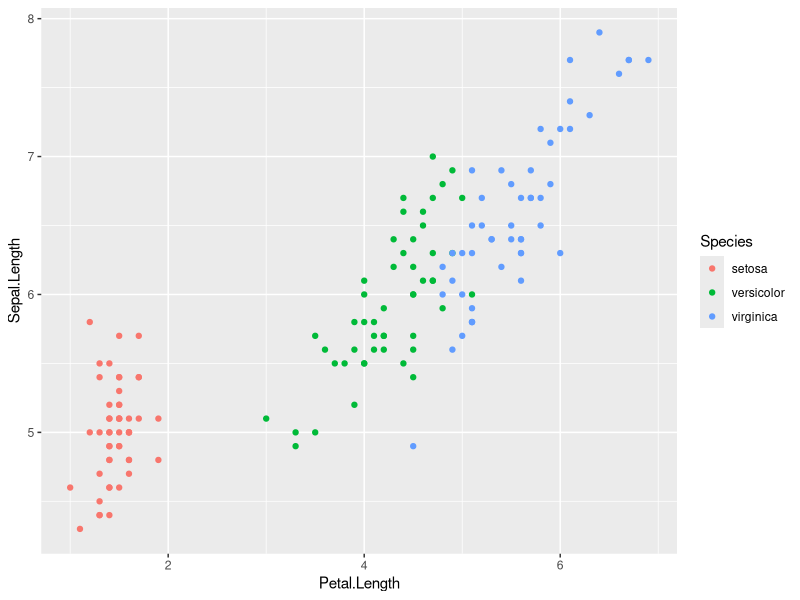

Generate this figure with R:
# Tasks 

# Введение в R

library(dplyr)
library(ggplot2)

# загрузим данные
data(iris)

# 1
# Среднее по колонкам можно посчитать функцией colMeans()
# чтобы из вектора сделать список, используем функцию as.list()
as.list(colMeans(iris[, 1:4]))

# 2
# Среднее по рядам (строкам) можно найти с rowMeans()
rowMeans(iris[, 1:4])

# 3
# для начала создадим вектор с названиями нуклеотидов ДНК
nucl <- c("A", "G", "C", "T")
# сдлаем случайную выборку на 100 элементов
DNA <- sample(nucl, size = 1000, replace = TRUE)
# найдем и выведем долю кислот А и Т
dna_at <- (sum(DNA == "A") + sum(DNA == "T"))/length(DNA)
dna_at

# 4
# из вектора letters создадим случайный вектор на 20000 символов
let_vector <- sample(letters, size = 20000, replace = TRUE)
# создадим вектор гласных (y считаем за согласную)
vowels <- c("a", "e", "i", "o", "u")
# найдем количество гласных
sum(let_vector %in% vowels)

# 5
# с помощью пакета dplyr сгруппируем данные по видам
# найдем среднее по группе и вытащим вектор
species <- iris %>% 
  group_by(Species) %>% 
  summarise(m = mean(Petal.Length)) %>% 
  arrange(m) %>% 
  pull(Species)

# получаем факторный вектор
species
class(species)
levels(species)

# 6
# функция нахождения медианы
med <- function(x) {
  x_sort <- sort(x)
  # для четного количества позиций в векторе - среднее между центральными элементам
  if (length(x_sort) %% 2 == 0) {
    return(mean(c(x_sort[length(x_sort) %/% 2], 
                x_sort[length(x_sort) %/% 2 + 1])))
  }
  # для нечетного - сам центральный элемент
  else return(x_sort[length(x_sort) %/% 2 + 1])
}

# проверка
x <- sample(1:20, 10, replace = TRUE)
median(x)
med(x)

y <- sample(1:20, 11, replace = TRUE)
median(y)
med(y)

# 7
# график строим при помощи ggplot
ggplot(data = iris) +
  geom_point(aes(x = Petal.Length, y = Sepal.Length, color = Species))

# 8
# вычисления проводим при помощи dplyr
diamonds %>% 
  filter(price > 1000) %>% # фильтруем по цене
  group_by(clarity) %>% # группируем по яркости
  summarise(m_price = mean(price/carat)) # средняя цена/карат
